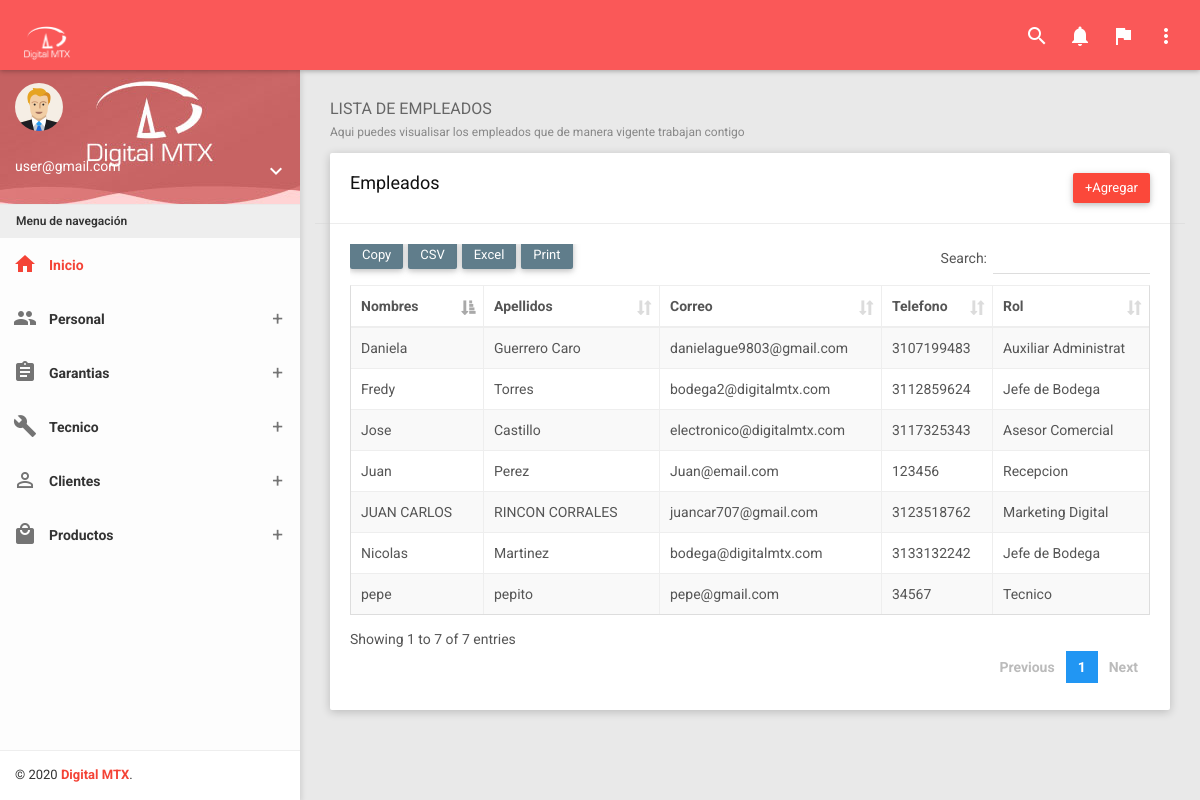
The page /?controller=person&method=list (signed in) on the database as committed earlier.
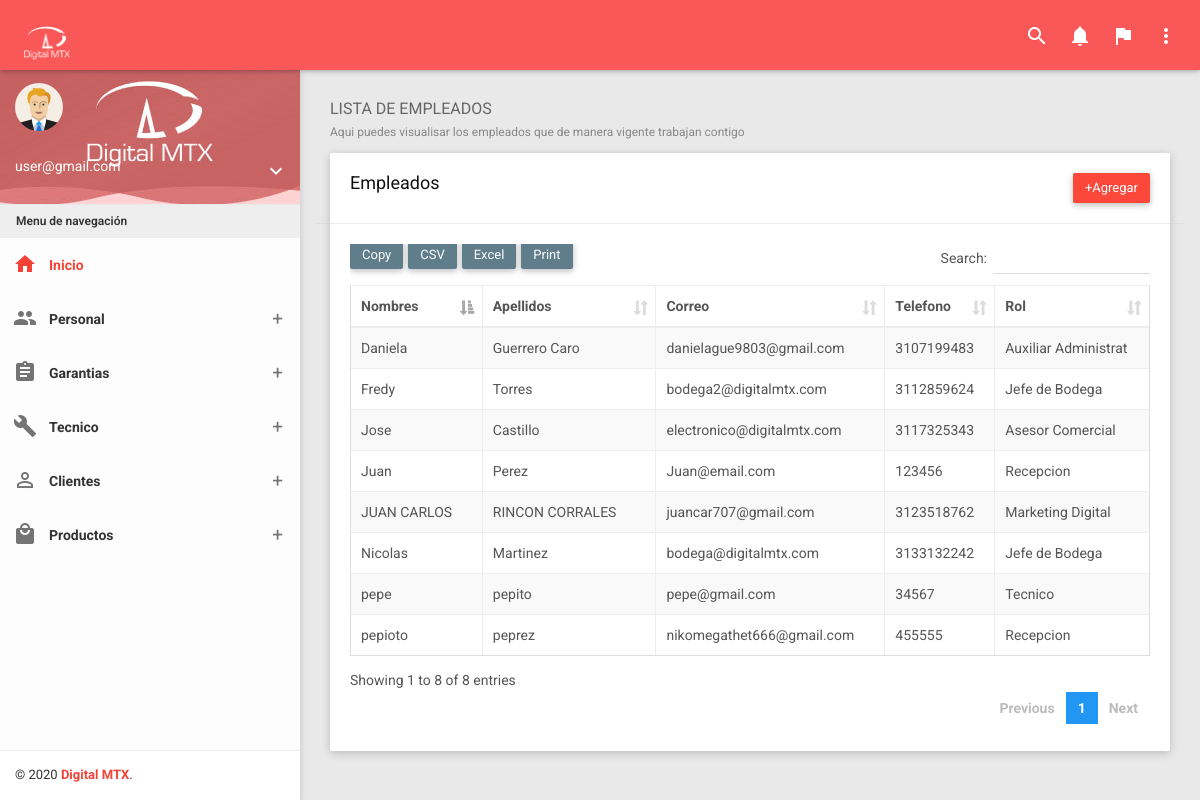
The same page on the database as committed later.
### tables this page shows
CREATE TABLE `dtm_empleados` (
  `id` int(11) NOT NULL,
  `sesion` text DEFAULT NULL,
  `nombre` varchar(50) NOT NULL,
  `apellidos` varchar(50) NOT NULL,
  `tipodoc` varchar(10) NOT NULL,
  `identificacion` varchar(50) NOT NULL,
  `correo` varchar(150) NOT NULL,
  `telefono` varchar(20) NOT NULL,
  `genero` varchar(10) NOT NULL,
  `sucursal` varchar(50) NOT NULL,
  `cargo` varchar(50) NOT NULL,
  `fechanac` varchar(20) NOT NULL,
  `password` varchar(250) NOT NULL,
  `finanza` tinyint(1) DEFAULT NULL,
  `chat` tinyint(1) DEFAULT NULL,
  `verperfil` tinyint(1) DEFAULT NULL,
  `despacho` tinyint(1) DEFAULT NULL,
  `productos` tinyint(1) DEFAULT NULL,
  `contenido` tinyint(1) DEFAULT NULL,
  `factura` tinyint(1) DEFAULT NULL,
  `mail` tinyint(1) DEFAULT NULL,
  `activo` tinyint(1) DEFAULT NULL
);

### Controllers/PersonController.php (called while the page is built, shortened)
<?php
require 'Models/Person.php';
class PersonController
{
	private $model;
	public function __construct()
	{
		$this->model = new Person;
	}
	public function list()
	{
		require 'Views/Layout.php';
		$persons = $this->model->getAll();
		require 'Views/Persons/list.php';
	}
}

### Models/Person.php (called while the page is built, shortened)
<?php
class Person {
    private $pdo ;
    public function __construct()
    {
        try {
            $this->pdo = new Conexion;
        } catch ( PDOException $e) {
            die($e->getMessage());
        }
    }
    public function getAll()
    {
        try {
            $strSql = "SELECT * from dtm_empleados";
            $query = $this->pdo->select($strSql);
            return $query;
        } catch ( PDOException $e) {
            die($e->getMessage());
        }
    }
}

### Providers/Database.php (called while the page is built, shortened)
<?php
class Conexion extends PDO
{
	public function select($strSql, $arrayData = array(), $fetchMode = PDO::FETCH_OBJ)
	{
		$query = $this->prepare($strSql);
		if (!$query->execute())
			echo "Error, la consulta no se realizó";
		else
			return $query->fetchAll($fetchMode);
	}
}

### Views/Persons/list.php (the view)
<section class="content">
        <div class="container-fluid">
            <div class="block-header">
                <h2>
                    LISTA DE EMPLEADOS
                    <small>Aqui puedes visualisar los empleados que de manera vigente trabajan contigo</small>
                </h2>
            </div>
            <div class="row clearfix">
                <div class="col-lg-12 col-md-12 col-sm-12 col-xs-12">
                    <div class="card">
                        <div class="header row">
                            <div class="col-sm-6">
                                <h2>Empleados</h2>
                            </div>
                            <div class="col-sm-6 text-right">
                                <a href="?controller=person&method=new" class="btn btn-danger">+Agregar</a>
                            </div>
                        </div>
                        <div class="body">
                            <div class="table-responsive">
                                <table class="table table-bordered table-striped table-hover dataTable js-exportable">
                                    <thead>
                                        <tr>
                                            <th>Nombres</th>
                                            <th>Apellidos</th>
                                            <th>Correo</th>
                                            <th>Telefono</th>
                                            <th>Rol</th>
                                        </tr>
                                    </thead>
                                    <tbody>
                                        <?php foreach ($persons as $person) { ?>
                                            <tr>
                                                <td><?php echo $person->nombre ?></td>
                                                <td><?php echo $person->apellidos ?></td>
                                                <td><?php echo $person->correo ?></td>
                                                <td><?php echo $person->telefono ?></td>
                                                <td><?php echo $person->cargo ?></td>
                                            </tr>
                                        <?php } ?>
                                    </tbody>
                                </table>
                            </div>
                        </div>
                    </div>
                </div>
            </div>
        </div>
    </section>

Rows that differ between the two databases and show on the page:
added dtm_empleados: nombre "pepioto", apellidos "peprez", correo "nikomegathet666@gmail.com", telefono "455555", cargo "Recepcion"
Other text that changed with them:
text written by a page script: "Copy CSV Excel Print Search: Showing 1 to 7 of 7 entries Previous 1 Next" → "Copy CSV Excel Print Search: Showing 1 to 8 of 8 entries Previous 1 Next"
